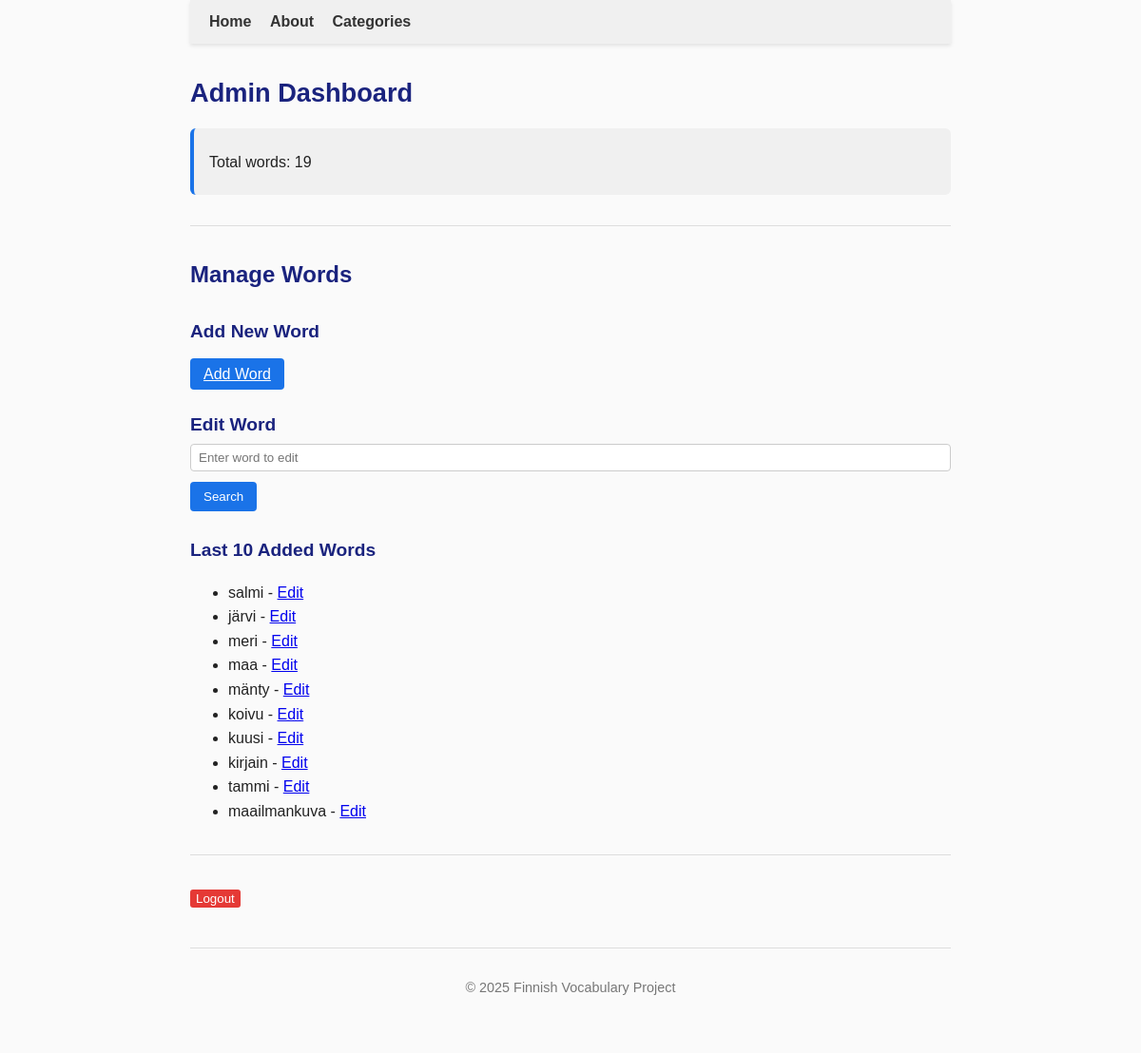
Before: /admin (signed in) with the older database file.
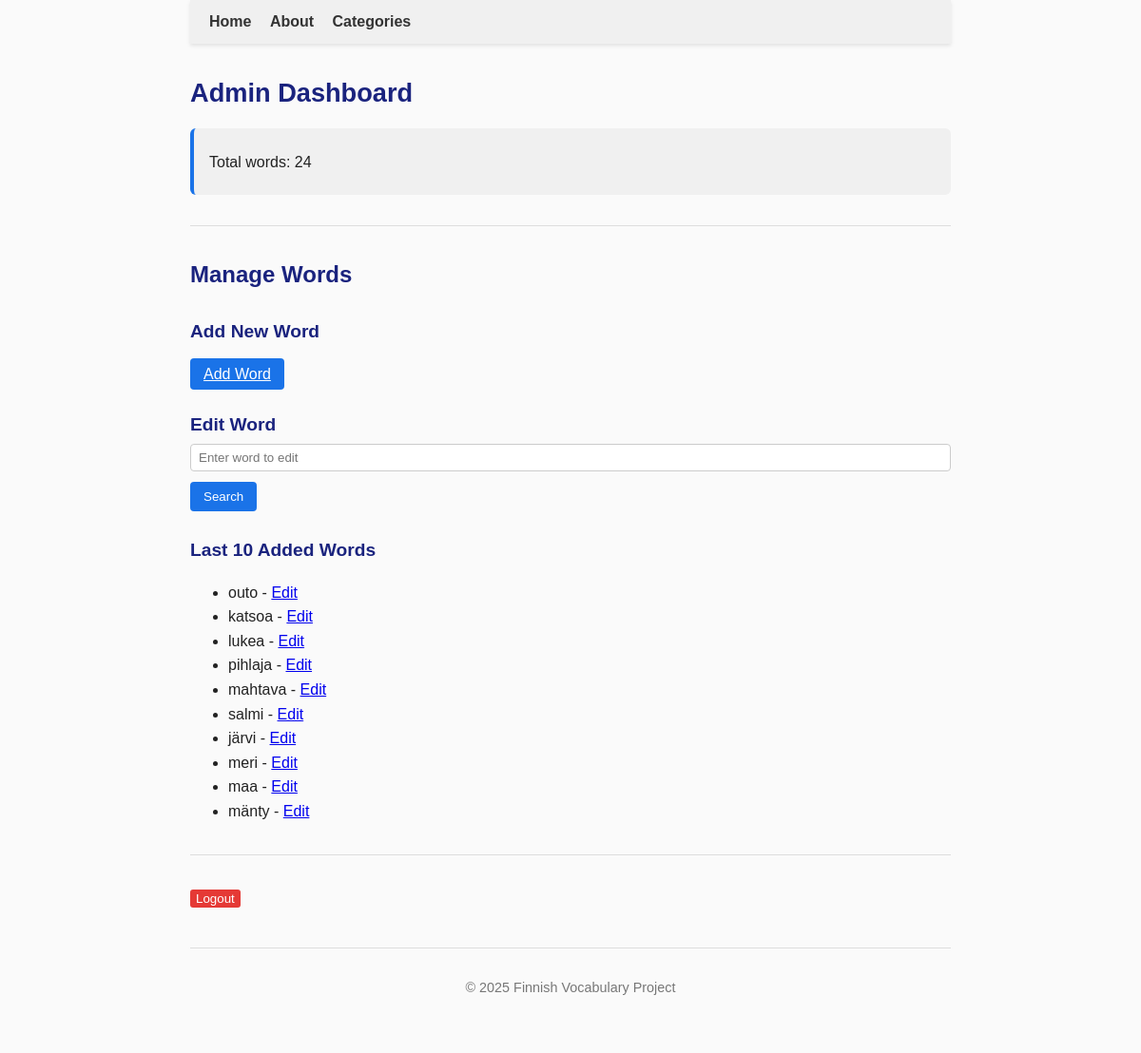
After: the same page with the newer database file.
### tables this page shows
CREATE TABLE words (
        id INTEGER PRIMARY KEY,
        word TEXT UNIQUE NOT NULL,
        pos_id INTEGER REFERENCES parts_of_speech(id)
    );

### app.py (the view)
@app.route("/admin")
@admin_required
def admin_dashboard():
    conn = sqlite3.connect("finnish.db")
    conn.row_factory = sqlite3.Row
    cur = conn.cursor()
    cur.execute("SELECT COUNT(*) as count FROM words")
    total_words = cur.fetchone()["count"]
    cur.execute("SELECT COUNT(*) as count FROM categories")
    total_categories = cur.fetchone()["count"]
    cur.execute("SELECT word, id FROM words ORDER BY id DESC LIMIT 10")
    recent_words = cur.fetchall()
    cur.execute("SELECT name, id FROM categories ORDER BY id DESC LIMIT 10")
    recent_categories = cur.fetchall()
    conn.close()
    return render_template(
        "admin_dashboard.html",
        total_words=total_words,
        total_categories=total_categories,
        recent_words=recent_words,
        recent_categories=recent_categories
    )

### app.py (called while the page is built)
def admin_required(f):
    @wraps(f)
    def decorated_function(*args, **kwargs):
        if not session.get('admin_logged_in'):
            flash("Admin login required.", "warning")
            return redirect(url_for('login'))
        return f(*args, **kwargs)
    return decorated_function

### templates/admin_dashboard.html
{% extends "base.html" %}
{% block content %}
<h2>Admin Dashboard</h2>
<div class="admin-summary">
    <p>Total words: {{ total_words }}</p>
</div>
<hr>
<h3>Manage Words</h3>
<h4>Add New Word</h4>
<p>
    <a href="{{ url_for('admin_add_word') }}" class="admin-btn">Add Word</a>
</p>
<h4>Edit Word</h4>
<form method="get" action="{{ url_for('admin_edit_word_search') }}">
    <input type="text" name="word_query" placeholder="Enter word to edit" class="admin-input" required>
    <button type="submit" class="admin-btn">Search</button>
</form>
<h4>Last 10 Added Words</h4>
<ul>
    {% for w in recent_words %}
        <li>
            {{ w['word'] }} -
            <a href="{{ url_for('admin_edit_word', word_id=w['id']) }}">Edit</a>
        </li>
    {% endfor %}
</ul>
<hr>
<form method="get" action="{{ url_for('logout') }}">
    <button type="submit">Logout</button>
</form>
{% endblock %}

### templates/base.html (shortened to what this page needs)
<!DOCTYPE html>
<html lang="en">
<head>
    <link rel="stylesheet" href="{{ url_for('static', filename='style.css') }}">
</head>
<body>
    <header>
        <nav>
            <a href="{{ url_for('home') }}">Home</a>
            <a href="{{ url_for('about') }}">About</a>
            <a href="{{ url_for('categories') }}">Categories</a>
        </nav>
    </header>
    <main>
        {% block content %}{% endblock %}
    </main>
    <footer>
        <p>&copy; 2025 Finnish Vocabulary Project</p>
    </footer>
</body>
</html>

### static/style.css (style rules this page uses)
body { font-family: Arial, sans-serif; max-width: 800px; margin: 0 auto; line-height: 1.6; color: #222; background-color: #fafafa; padding: 0 20px 40px 20px; }
header { background-color: #f0f0f0; padding: 10px 20px; margin-bottom: 30px; box-shadow: 0 2px 4px rgba(0, 0, 0, 0.1); }
nav { max-width: 800px; margin: auto; }
nav a { text-decoration: none; color: #333; margin-right: 15px; font-weight: bold; }
main { max-width: 800px; margin: auto; }
h2 { font-size: 1.7em; color: #1a237e; margin-bottom: 0.2em; }
h3 { font-size: 1.5em; color: #1a237e; margin-bottom: 0.2em; }
h4 { font-size: 1.2em; color: #1a237e; margin-bottom: 0.2em; }
footer { text-align: center; padding: 15px; margin-top: 40px; font-size: 0.9em; color: #777; border-top: 1px solid #ddd; }
hr { border: none; border-top: 1px solid #ddd; margin: 2em 0; }
.admin-summary { margin: 1em 0; padding: 1em; background-color: #f0f0f0; border-left: 4px solid #1a73e8; border-radius: 6px; }
.admin-summary p { margin: 0.4em 0; }
form button { background-color: #e53935; color: white; border: none; padding: 2px 6px; border-radius: 3px; cursor: pointer; }
.admin-input, .admin-select { width: 100%; padding: 6px 8px; border: 1px solid #ccc; border-radius: 4px; box-sizing: border-box; margin-bottom: 0.5em; }
.admin-btn { padding: 8px 14px; border: none; border-radius: 4px; background-color: #1a73e8; color: white; font-weight: 500; cursor: pointer; transition: background-color 0.2s; margin-top: 5px; }

Changed rows visible on the page:
no longer on this page (row unchanged): words: word "koivu"
no longer on this page (row unchanged): words: word "kuusi"
no longer on this page (row unchanged): words: word "kirjain"
no longer on this page (row unchanged): words: word "tammi"
no longer on this page (row unchanged): words: word "maailmankuva"
added words: word "outo"
added words: word "katsoa"
added words: word "lukea"
added words: word "pihlaja"
added words: word "mahtava"
Other visible differences:
{{ total_words }}: "19" → "24"
